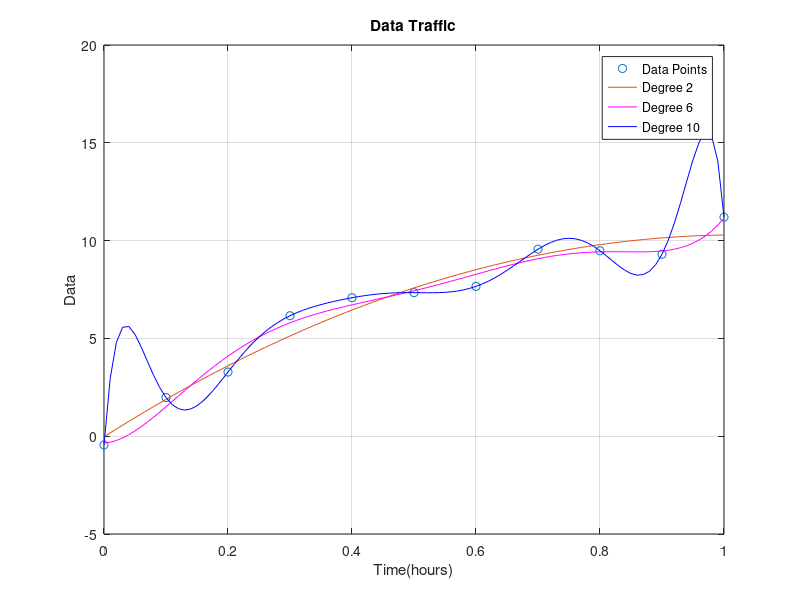

Recreate this plot in MATLAB.
%% Question 7 
% A final year Telecom Engineering student collected data on the traffic
% from a Telecom operator within a period of 1 hour. The data can be
% represented as follows:
% x=0:0.1:1;
% y=[-0.447 1.978 3.28 6.16 7.08 7.34 7.66 9.56 9.48 9.30 11.2]
% The student analyzed the data and sought to establish a relationship
% between the traffic and time. Three different functions of degree 2, 6
% and 10 were considered; determine and plot the line of worst fit as well
% as the line of best fit using the MSE in each case.
clc;
clear;
close all;
x=0:0.1:1;
y=[-0.447 1.978 3.28 6.16 7.08 7.34 7.66 9.56 9.48 9.30 11.2];

a2=polyfit(x,y,2);
a6=polyfit(x,y,6);
a10=polyfit(x,y,10);
xi=linspace(0,1,101);
yi2=polyval(a2,xi);
yi6=polyval(a6,xi);
yi10=polyval(a10,xi);

% Computing mean square values
y2hat=polyval(a2,x);
y6hat=polyval(a6,x);
y10hat=polyval(a10,x);

MSE_2=mean((y2hat-y).^2)
MSE_6=mean((y6hat-y).^2)
MSE_10=mean((y10hat-y).^2)


plot(x,y,'o',xi,yi2,'-',xi,yi6,'m',xi,yi10,'b'),title('Data Traffic'),...
    xlabel('Time(hours)'),ylabel('Data'),legend('Data Points','Degree 2',...
    'Degree 6','Degree 10'),grid on, box on
